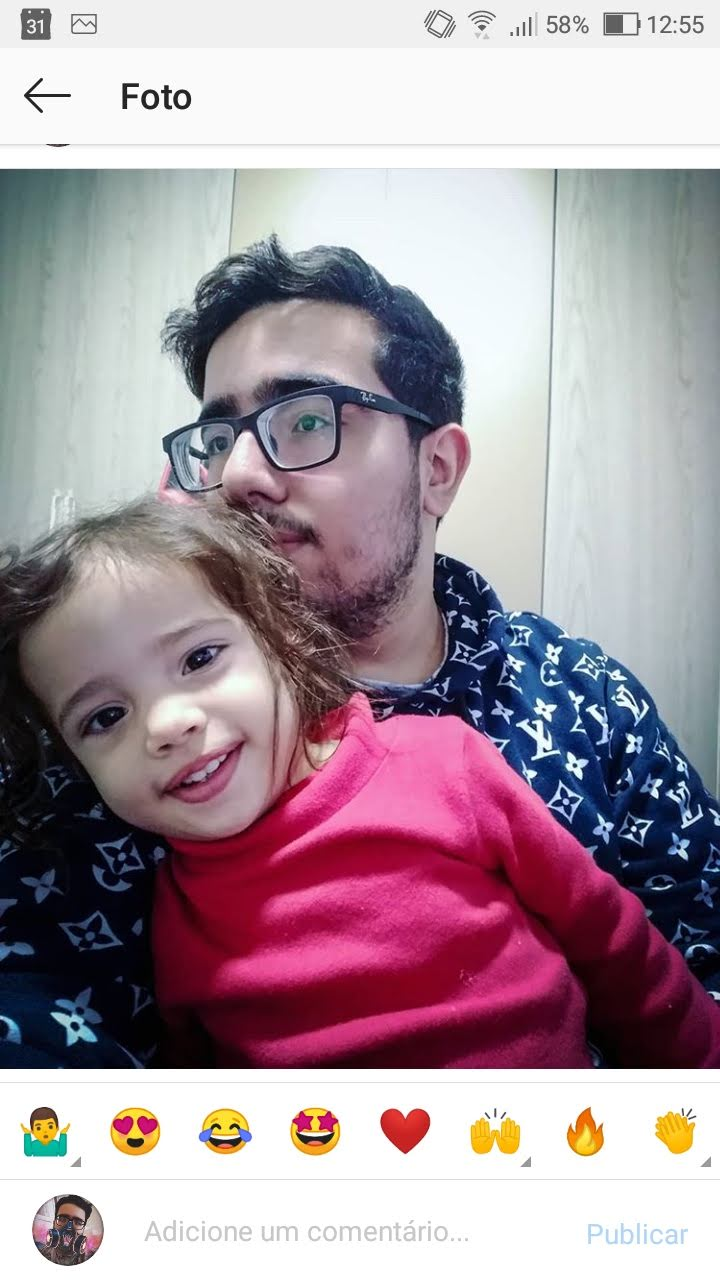
#> input picture Color Filtering/foto.jpg, 720 x 1280 px
$ python filter.py
#> lines starting #> are read from the running program, lines starting #| are printed output that depends on the picture; after the words box and inside, x2 and y2 are one past the last pixel; in counts of white or black regions, pixels touching at a corner belong together
import cv2
import numpy as np

tShirt = cv2.imread('foto.jpg')
#> tShirt is the input picture: shape (1280, 720, 3); mean B, G, R 160.6, 151, 168.5
scale_percent = 30
width= int(tShirt.shape[1] * scale_percent/100)
#> width = 216
height= int(tShirt.shape[0] * scale_percent/100)
#> height = 384
dim= (width,height)
#> dim = (216, 384)
tShirt2 = cv2.resize(tShirt, dim , interpolation = cv2.INTER_AREA)
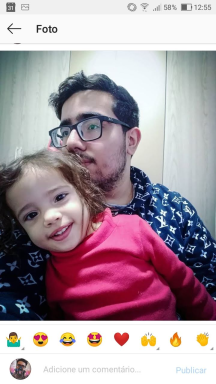
#> tShirt2: shape (384, 216, 3); mean B, G, R 160.6, 151, 168.5


hsv = cv2.cvtColor(tShirt2, cv2.COLOR_BGR2HSV)
#> hsv: shape (384, 216, 3); mean H, S, V 84.8, 70, 176.9

# hsv hue sat value
lower_red = np.array([135,100,25])
upper_red = np.array([255,255,255])

mask = cv2.inRange(hsv, lower_red, upper_red)
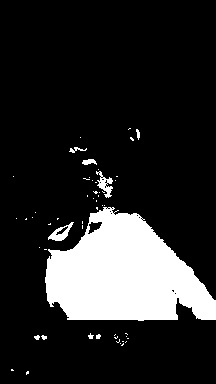
#> mask: shape (384, 216); 16.3% white; 53 white regions (43 under 20 px), largest, box (x1, y1, x2, y2) and area: (45, 207, 216, 321) 12800, (96, 171, 113, 198) 196, (48, 222, 74, 241) 195
res = cv2.bitwise_and(tShirt2, tShirt2, mask = mask)
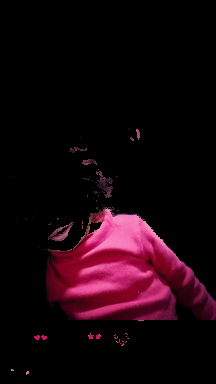
#> res: shape (384, 216, 3); mean B, G, R 12.4, 5.5, 23.5

kernel = np.ones((5,5), np.uint8)
erosion = cv2.erode(mask, kernel, iterations = 1)
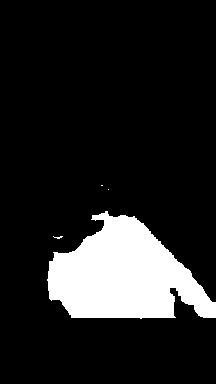
#> erosion: shape (384, 216); 13.7% white; 4 white regions (3 under 20 px), largest, box (x1, y1, x2, y2) and area: (47, 211, 216, 319) 11374
dilation = cv2.dilate(mask, kernel, iterations = 1)
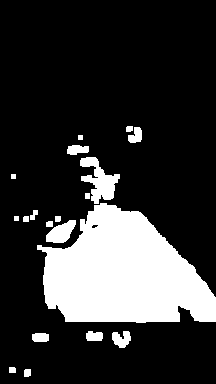
#> dilation: shape (384, 216); 20.4% white; 19 white regions, largest, box (x1, y1, x2, y2) and area: (37, 203, 216, 323) 14314, (80, 157, 120, 204) 900, (46, 220, 76, 243) 428

opening = cv2.morphologyEx(mask, cv2.MORPH_OPEN, kernel)
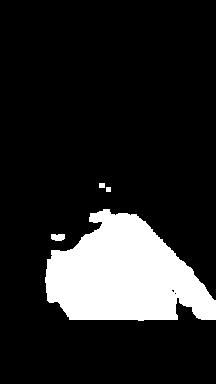
#> opening: shape (384, 216); 15.5% white; 4 white regions, box (x1, y1, x2, y2) and area: (45, 209, 216, 321) 12681, (51, 234, 65, 241) 87, (99, 183, 105, 188) 30, (106, 187, 111, 192) 25
closing = cv2.morphologyEx(mask, cv2.MORPH_CLOSE, kernel)
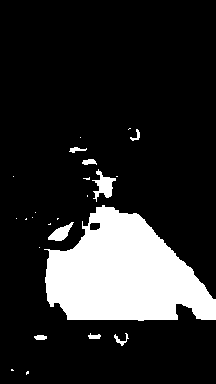
#> closing: shape (384, 216); 16.8% white; 24 white regions (15 under 20 px), largest, box (x1, y1, x2, y2) and area: (44, 205, 216, 321) 12971, (92, 169, 116, 202) 337, (48, 222, 74, 241) 232


cv2.imshow('tShirt2', tShirt2)
cv2.imshow('res', res)
cv2.imshow('erosion', erosion)
cv2.imshow('dilation', dilation)
cv2.imshow('closing', closing)
cv2.imshow('opening', opening)

'''
kernel = np.ones((15,15), np.float32)/255
smoothed = cv2.filter2D(res, -1, kernel)

blur = cv2.GaussianBlur(res, (15,15), 0)
median = cv2.medianBlur(res,15)
bilateral = cv2. bilateralFilter(res, 15, 75, 75)


cv2.imshow('tShirt2', tShirt2)
#cv2.imshow('mask', mask)
cv2.imshow('res', res)
#cv2.imshow('smoothed', smoothed)
cv2.imshow('blur', blur)
cv2.imshow('median',median)
cv2.imshow('bilateral', bilateral)
'''
